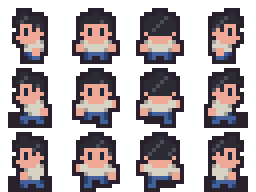
#> input picture assets/characters/protagonist_topdown.png, 64 x 48 px (shown 4 times larger)
$ python draw_adultos_prueba.py ../../assets/characters/protagonist_topdown.png ../../assets/characters/lukas.png
#> lines starting #> are read from the running program, lines starting #| are printed output that depends on the picture
"""PRUEBA de estilo: personajes en proporciones adultas (~24 px de alto, cabeza 1:4) en vez de los
chibis de 16 px. Él, Lukas y Samuel. No se usa en el juego todavía: genera hojas de prueba y una
comparación (antes / después) sobre una foto del barrio.
Uso: python tools/art/draw_adultos_prueba.py <fondo.png> <salida_dir>"""
import sys
from pathlib import Path
from PIL import Image

PAL = {
    ".": None,
    "o": (40, 32, 44),       # contorno
    "h": (44, 42, 50), "H": (78, 80, 92),        # pelo negro
    "s": (214, 150, 120), "S": (172, 110, 90),   # piel
    "e": (30, 28, 36),                           # ojos
    "b": (118, 92, 82),                          # barba de tres días
    "w": (206, 200, 184), "W": (152, 146, 134),  # camisa blanca gastada
    "j": (66, 92, 146), "J": (44, 62, 104),      # jean
    "k": (46, 40, 46),                           # zapatos / correa
    "m": (112, 84, 58), "M": (82, 60, 42),       # morral
    # Samuel
    "r": (150, 62, 52), "R": (108, 42, 38),      # gorro tejido
    "g": (196, 192, 182), "G": (146, 142, 134),  # barba gris
    "c": (116, 90, 62), "C": (84, 64, 44),       # abrigo café
    "p": (70, 68, 74), "q": (48, 46, 52),        # pantalón
    "t": (166, 120, 92),                         # piel de Samuel (más curtida)
    "u": (176, 150, 104), "U": (138, 114, 76),   # costal
    # Lukas
    "L": (236, 230, 218),                        # blanco
    "B": (48, 42, 46),                           # manta negra
    "T": (192, 118, 60), "D": (140, 80, 40),     # canela / oreja
    "n": (26, 22, 26),                           # nariz
}

ME_FRONT = [
    "...oooo...",
    "..ohhHho..",
    "..ohhhho..",
    "..oHssso..",
    "..oesseo..",
    "..obSSbo..",
    "...obbo...",
    "...oSSo...",
    ".owwwwwwo.",
    "owmwwwwmwo",
    "owmwwwwmwo",
    "owomwwmowo",
    "oWowwwwoWo",
    "oWowWWwoWo",
    "osokkkkoso",
    ".oojjjjoo.",
    "..ojjjjo..",
    "..ojjjjo..",
    "..ojJJjo..",
    "..ojJJjo..",
    "..ojJJjo..",
    "..ojJJjo..",
    ".okkookko.",
    ".ooo..ooo.",
]
ME_BACK = ME_FRONT[:3] + [
    "..ohhhho..",
    "..ohhhho..",
    "..oShhSo..",
    "...oSSo...",
    "...oSSo...",
    ".owmmmmwo.",
    "owmmmmmmwo",
    "owmMMMMmwo",
    "owommmmowo",
    "oWommmmoWo",
    "oWoMmmMoWo",
    "osokkkkoso",
] + ME_FRONT[15:]
ME_SIDE = [
    "...oooo...",
    "..ohhhho..",
    ".ohhhhhho.",
    ".ohhsssso.",
    ".ohhsseso.",
    "..ohbbbso.",
    "...obbbo..",
    "....oSo...",
    "omowwwwo..",
    "omowwWwo..",
    "oMowwWwo..",
    "oMowwWwo..",
    "omowwWwo..",
    ".oowwswo..",
    "...okkko..",
    "...ojjjo..",
    "...ojjjo..",
    "...ojjJo..",
    "...ojjJo..",
    "...ojjJo..",
    "...ojjJo..",
    "...ojjJo..",
    "...okkkko.",
    "...oooooo.",
]
ME_STEP = ME_SIDE[:16] + [
    "..ojjJjo..",
    "..ojoojo..",
    ".ojo..ojo.",
    ".ojo..ojo.",
    ".oJo..oJo.",
    "okko..okko",
    "ooo...ooo.",
    "..........",
]

SAM_FRONT = [
    "..........",
    "...oooo...",
    "..orrRro..",
    "..oRrrRo..",
    "..otttto..",
    "..oetteo..",
    "..oggggo..",
    "..ogGGgo..",
    "...oggo...",
    ".occggcco.",
    "occcCCccco",
    "ococCCcoco",
    "ocoCccCoco",
    "ocoCccCoco",
    "otoCccCoto",
    ".ooCccCoo.",
    "..oCccCo..",
    "..oCccCo..",
    "..ocCCco..",
    "..oppppo..",
    "..opqqpo..",
    "..opqqpo..",
    ".okkookko.",
    ".ooo..ooo.",
]
SAM_SIDE = [
    "..........",
    "...oooo...",
    "..orrrro..",
    "..oRRRRRo.",
    "..ottetto.",
    "..oggggto.",
    "...oggGo..",
    "....ogo...",
    "uuocccco..",
    "uUocccCo..",
    "uUoccCco..",
    "uUoccCco..",
    "uuoccCco..",
    ".ooccCco..",
    "...ocCto..",
    "...occco..",
    "...oCCCo..",
    "...oCCCo..",
    "...opppo..",
    "...oppqo..",
    "...oppqo..",
    "...oppqo..",
    "...okkkko.",
    "...oooooo.",
]

LUKAS_SIDE = [
    "...........ooo...",
    ".o........oTTTo..",
    "oLo......oDTTeTo.",
    "oTooooooooDDTTLLn",
    ".oBBBBBBBoDDTTLLo",
    ".oBBBBBBBoDDLLLo.",
    ".oTTBBBBTTDLLLo..",
    ".oTTTTTTTTTLLo...",
    ".oLLLLLLLLLLLo...",
    ".oLo.oLo.oLooLo..",
    ".oo..oo..oo.oo...",
]
LUKAS_FRONT = [
    "...ooooo...",
    "..oTTTTTo..",
    ".oDTeTeTDo.",
    ".oDTTLTTDo.",
    ".oDoLnLoDo.",
    "..o.oLo.o..",
    "..oLLLLLo..",
    ".oBLLLLLBo.",
    ".oTLLLLLTo.",
    ".oLoLLLoLo.",
    ".oo.ooo.oo.",
]


def sprite(rows, flip=False):
    w = max(len(r) for r in rows)
    im = Image.new("RGBA", (w, len(rows)), (0, 0, 0, 0))
    for y, r in enumerate(rows):
        assert len(r) == w, (r, len(r), w)
        for x, ch in enumerate(r):
            c = PAL[ch]
            if c:
                im.putpixel((x, y), c + (255,))
    return im.transpose(Image.FLIP_LEFT_RIGHT) if flip else im


def shadow(base, x, y, w):
    """Sombra ovalada bajo los pies."""
    sh = Image.new("RGBA", (w, 3), (0, 0, 0, 0))
    for i in range(w):
        for j in range(3):
            if (j == 1) or (1 < i < w - 2):
                sh.putpixel((i, j), (20, 16, 24, 70))
    base.alpha_composite(sh, (x, y))


def place(base, spr, x, y):
    """x, y = pies (centro abajo)."""
    shadow(base, x - spr.width // 2 - 1, y - 2, spr.width + 2)
    base.alpha_composite(spr, (x - spr.width // 2, y - spr.height))


def old_tile(path, col, row, tint=None):
    im = Image.open(path).convert("RGBA").crop((col * 16, row * 16, col * 16 + 16, row * 16 + 16))
    if tint:
        px = im.load()
        for yy in range(16):
            for xx in range(16):
                r, g, b, a = px[xx, yy]
                px[xx, yy] = (int(r * tint[0]), int(g * tint[1]), int(b * tint[2]), a)
    return im


def main():
    fondo, out = Path(sys.argv[1]), Path(sys.argv[2])
    bg = Image.open(fondo).convert("RGBA")
#> bg is the input picture: PIL image 64x48 RGBA; mean R, G, B, A 73.9, 60, 69.3, 131.5
    # Antes: los de 16 px (él de frente, Lukas, Samuel = Kenney fila 12 teñido como en el juego).
    before = bg.copy()
    me_old = old_tile("assets/characters/protagonist_topdown.png", 1, 0)
    lk_old = old_tile("assets/characters/lukas.png", 3, 0)
#> call 2 of old_tile, with path = 'assets/characters/lukas.png', col = 3, row = 0
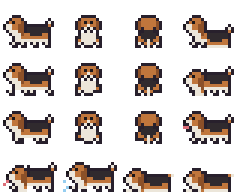
#> input picture assets/characters/lukas.png, 80 x 64 px, found by its file name (shown 3 times larger)
    sam_old = old_tile("assets/tilesets/kenney_urban.png", 24, 12, (0.8, 0.75, 0.7))
#> call 3 of old_tile, with path = 'assets/tilesets/kenney_urban.png', col = 24, row = 12, tint = (0.8, 0.75, 0.7)
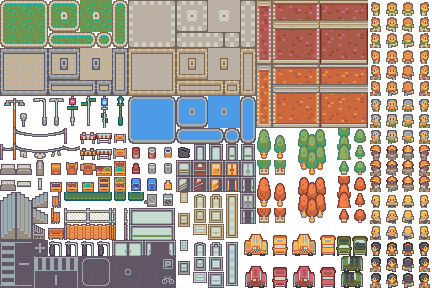
#> input picture assets/tilesets/kenney_urban.png, 432 x 288 px, found by its file name
#> in old_tile (call 3), `im = Image.open(path).convert("RGBA").crop((col * 16, row * 16, col * ..`:
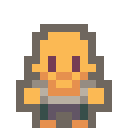
#> im: PIL image 16x16 RGBA (shown 8 times larger); mean R, G, B, A 106.3, 82.9, 69.7, 123.5; transparent parts drawn white
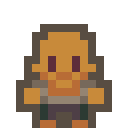
#> sam_old: PIL image 16x16 RGBA (shown 8 times larger); mean R, G, B, A 84.4, 61.8, 48.1, 123.5; transparent parts drawn white
    for spr, x, y in [(me_old, 150, 150), (lk_old, 168, 150), (sam_old, 200, 146)]:
        place(before, spr, x, y)
#> this loop made 3 passes
#> (x, y) on passes 1 to 3: (150, 150), (168, 150), (200, 146)
    # Después.
    after = bg.copy()
    place(after, sprite(ME_FRONT), 150, 150)
    place(after, sprite(LUKAS_SIDE), 170, 151)
    place(after, sprite(SAM_SIDE, flip=True), 200, 147)
    # Arriba: antes | después (a 3x). Abajo: las hojas de los tres, a 6x.
    S = 3
    crop = (40, 10, 250, 165)
    a = before.crop(crop).resize(((crop[2] - crop[0]) * S, (crop[3] - crop[1]) * S), Image.NEAREST)
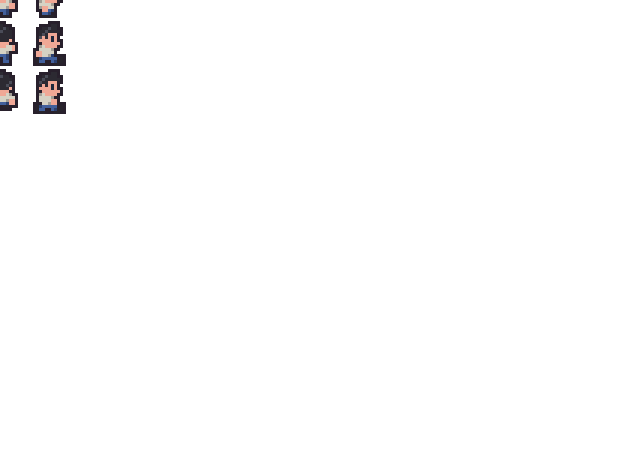
#> a: PIL image 630x465 RGBA; mean R, G, B, A 2.1, 1.7, 2, 3.8; transparent parts drawn white
    b = after.crop(crop).resize(a.size, Image.NEAREST)
    sheet = Image.new("RGBA", (190, 30), (58, 52, 60, 255))
    xs = 4
    for spr in [sprite(ME_FRONT), sprite(ME_SIDE), sprite(ME_STEP), sprite(ME_BACK), sprite(SAM_FRONT), sprite(SAM_SIDE),
                sprite(LUKAS_FRONT), sprite(LUKAS_SIDE)]:
        sheet.alpha_composite(spr, (xs, 28 - spr.height))
        xs += spr.width + 6
#> this loop made 8 passes
#> xs on passes 1 to 8: 20, 36, 52, 68, 84, 100, 117, 140
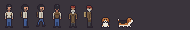
#> sheet: PIL image 190x30 RGBA; mean R, G, B, A 64.6, 57.2, 63.7, 255
#> after the loop, xs = 140
    sheet = sheet.resize((sheet.width * 5, sheet.height * 5), Image.NEAREST)
#> sheet: PIL image 950x150 RGBA
    W = max(a.width * 2 + 12, sheet.width)
#> W = 1272
    comp = Image.new("RGBA", (W, a.height + sheet.height + 12), (24, 20, 28, 255))
    comp.alpha_composite(a, (0, 0))
    comp.alpha_composite(b, (a.width + 12, 0))
    comp.alpha_composite(sheet, ((W - sheet.width) // 2, a.height + 12))
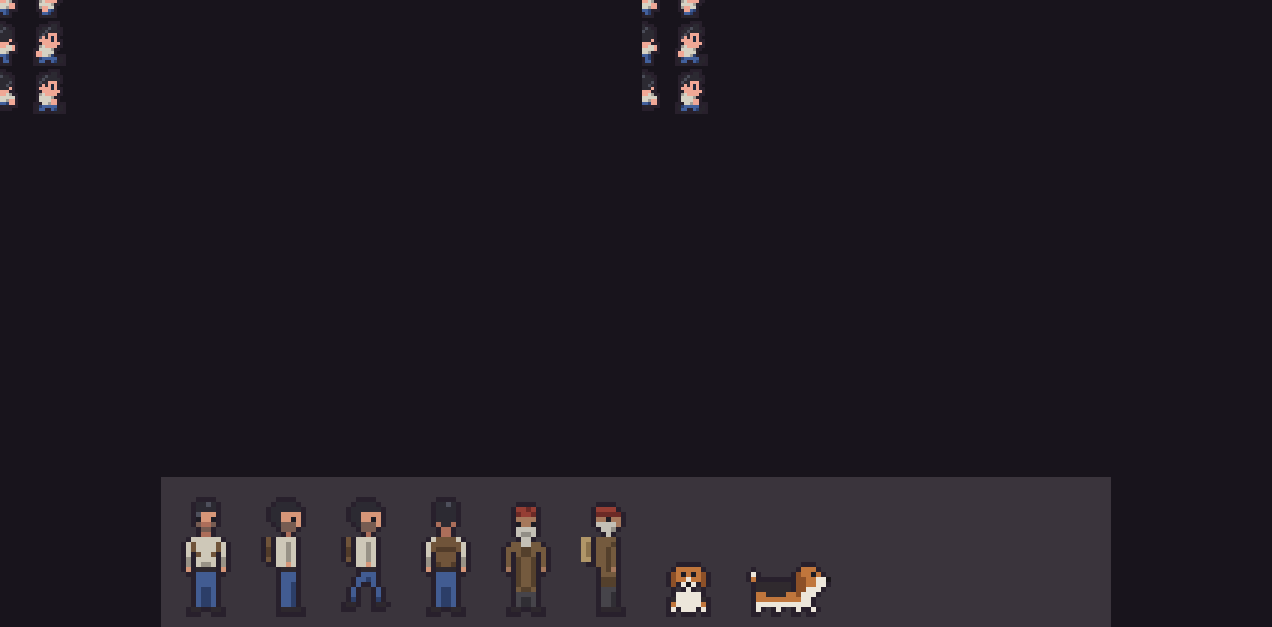
#> comp: PIL image 1272x627 RGBA; mean R, G, B, A 32.1, 27.3, 35.1, 255
    out.mkdir(parents=True, exist_ok=True)
    comp.save(out / "comparacion.png")
    after.resize((bg.width * 3, bg.height * 3), Image.NEAREST).save(out / "despues_completo.png")
    print("ok", comp.size)
#| ok (1272, 627)


if __name__ == "__main__":
    main()
